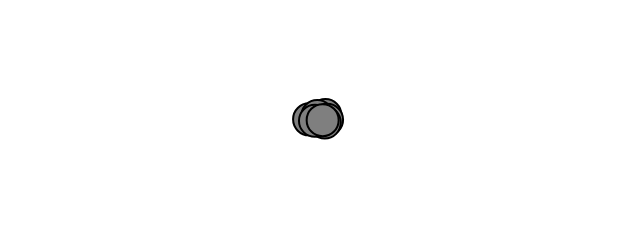
Frame 1 (no input)
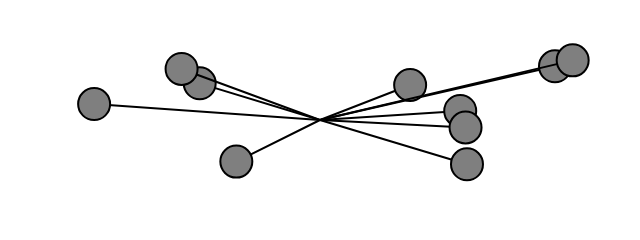
Frame 60 (no input)
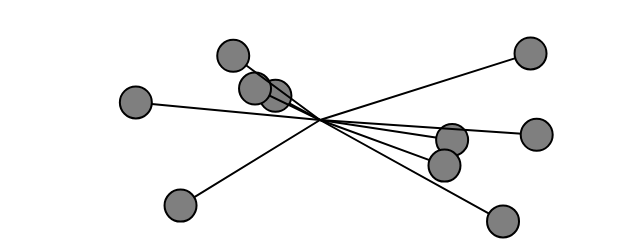
Frame 120 (the mouse pressed at the canvas centre since frame 60)

The p5.js sketch that drew these frames (run headless with seeded random() and noise() and a simulated clock; from frame 60 on, the mouse is pressed at the canvas centre):

// p5.js sketch
// ── sketch.js
// The Nature of Code
// Daniel Shiffman
// http://natureofcode.com

// An array of objects
let oscillators = [];

function setup() {
  createCanvas(640, 240);
  // Initialize all objects
  for (let i = 0; i < 10; i++) {
    oscillators.push(new Oscillator());
  }
}

function draw() {
  background(255);
  // Run all objects
  for (let i = 0; i < oscillators.length; i++) {
    oscillators[i].update();
    oscillators[i].show();
  }
}

// ── oscillator.js
// The Nature of Code
// Daniel Shiffman
// http://natureofcode.com

class Oscillator {
  constructor() {
    this.angle = createVector(0, 0);
    this.angleVelocity = createVector(random(-0.05, 0.05), random(-0.05, 0.05));
    this.amplitude = createVector(
      random(20, width / 2),
      random(20, height / 2)
    );
  }

  update() {
    this.angle.add(this.angleVelocity);
  }

  show() {
    let x = sin(this.angle.x) * this.amplitude.x;
    let y = sin(this.angle.y) * this.amplitude.y;

    push();
    translate(width / 2, height / 2);
    stroke(0);
    strokeWeight(2);
    fill(127);
    line(0, 0, x, y);
    circle(x, y, 32);
    pop();
  }
}
